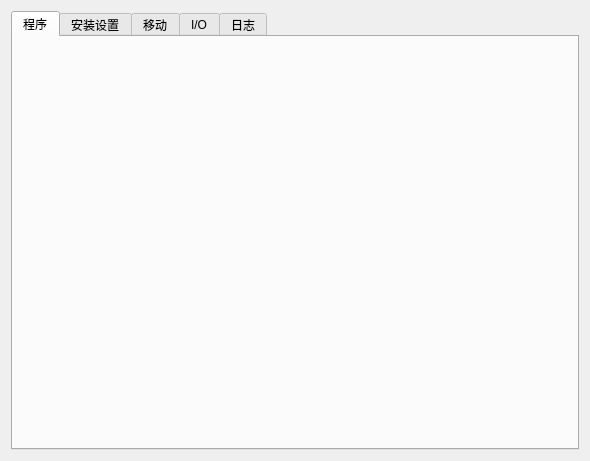
<?xml version="1.0" encoding="UTF-8"?>
<ui version="4.0">
 <class>EditCodeWgt</class>
 <widget class="QWidget" name="EditCodeWgt">
  <property name="geometry">
   <rect>
    <x>0</x>
    <y>0</y>
    <width>590</width>
    <height>461</height>
   </rect>
  </property>
  <property name="windowTitle">
   <string>Form</string>
  </property>
  <layout class="QHBoxLayout" name="horizontalLayout">
   <item>
    <widget class="QTabWidget" name="edirCodeTab">
     <property name="currentIndex">
      <number>0</number>
     </property>
     <widget class="QWidget" name="programTab">
      <attribute name="title">
       <string>程序</string>
      </attribute>
     </widget>
     <widget class="QWidget" name="installSetTab">
      <attribute name="title">
       <string>安装设置</string>
      </attribute>
     </widget>
     <widget class="QWidget" name="mobeTab">
      <attribute name="title">
       <string>移动</string>
      </attribute>
     </widget>
     <widget class="QWidget" name="IoTab">
      <attribute name="title">
       <string>I/O</string>
      </attribute>
     </widget>
     <widget class="QWidget" name="logTab">
      <attribute name="title">
       <string>日志</string>
      </attribute>
     </widget>
    </widget>
   </item>
  </layout>
 </widget>
 <resources/>
 <connections/>
</ui>
